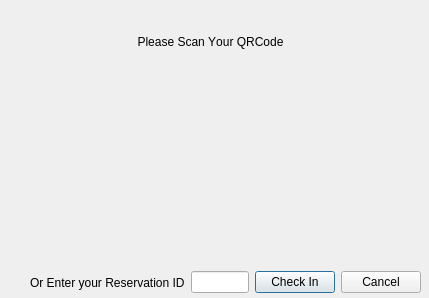
<?xml version="1.0" encoding="UTF-8"?>
<ui version="4.0">
 <class>scanDialog</class>
 <widget class="QDialog" name="scanDialog">
  <property name="enabled">
   <bool>true</bool>
  </property>
  <property name="geometry">
   <rect>
    <x>0</x>
    <y>0</y>
    <width>429</width>
    <height>298</height>
   </rect>
  </property>
  <property name="font">
   <font>
    <kerning>false</kerning>
   </font>
  </property>
  <property name="windowTitle">
   <string>Dialog</string>
  </property>
  <widget class="QLabel" name="label_2">
   <property name="enabled">
    <bool>true</bool>
   </property>
   <property name="geometry">
    <rect>
     <x>10</x>
     <y>80</y>
     <width>382</width>
     <height>138</height>
    </rect>
   </property>
   <property name="styleSheet">
    <string notr="true">
image: url(:/QR-SanValentinAR.png);</string>
   </property>
   <property name="text">
    <string/>
   </property>
  </widget>
  <widget class="QLabel" name="label">
   <property name="geometry">
    <rect>
     <x>80</x>
     <y>30</y>
     <width>261</width>
     <height>23</height>
    </rect>
   </property>
   <property name="styleSheet">
    <string notr="true">font: 75 14pt &quot;MS Shell Dlg 2&quot;;</string>
   </property>
   <property name="text">
    <string>Please Scan Your QRCode</string>
   </property>
   <property name="alignment">
    <set>Qt::AlignCenter</set>
   </property>
  </widget>
  <widget class="QWidget" name="layoutWidget">
   <property name="geometry">
    <rect>
     <x>30</x>
     <y>270</y>
     <width>391</width>
     <height>25</height>
    </rect>
   </property>
   <layout class="QHBoxLayout" name="horizontalLayout_2">
    <item>
     <layout class="QHBoxLayout" name="horizontalLayout">
      <item>
       <widget class="QLabel" name="label_3">
        <property name="text">
         <string>Or Enter your Reservation ID</string>
        </property>
       </widget>
      </item>
      <item>
       <widget class="QLineEdit" name="entryLine">
        <property name="enabled">
         <bool>true</bool>
        </property>
       </widget>
      </item>
     </layout>
    </item>
    <item>
     <widget class="QPushButton" name="pushButton">
      <property name="text">
       <string>Check In</string>
      </property>
     </widget>
    </item>
    <item>
     <widget class="QPushButton" name="pushButton_2">
      <property name="text">
       <string>Cancel</string>
      </property>
     </widget>
    </item>
   </layout>
  </widget>
 </widget>
 <resources/>
 <connections>
  <connection>
   <sender>pushButton_2</sender>
   <signal>clicked()</signal>
   <receiver>scanDialog</receiver>
   <slot>close()</slot>
   <hints>
    <hint type="sourcelabel">
     <x>401</x>
     <y>278</y>
    </hint>
    <hint type="destinationlabel">
     <x>385</x>
     <y>222</y>
    </hint>
   </hints>
  </connection>
 </connections>
</ui>
